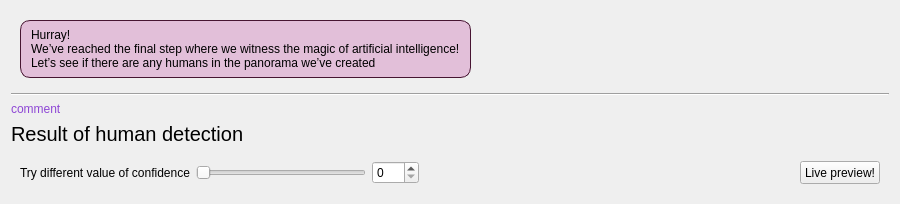
         <widget class="QWidget" name="human">
          <layout class="QVBoxLayout" name="verticalLayout_12">
           <item>
            <widget class="QWidget" name="part1_3" native="true">
             <property name="maximumSize">
              <size>
               <width>16777215</width>
               <height>150</height>
              </size>
             </property>
             <layout class="QHBoxLayout" name="horizontalLayout_12">
              <item>
               <widget class="QLabel" name="titlepage3">
                <property name="styleSheet">
                 <string notr="true">QLabel{
background-color: #E2BFD9;
border: 1px solid #471532;
border-radius:10px;
padding: 7px;
}</string>
                </property>
                <property name="text">
                 <string>Hurray!
We’ve reached the final step where we witness the magic of artificial intelligence! 
Let’s see if there are any humans in the panorama we’ve created</string>
                </property>
               </widget>
              </item>
              <item>
               <spacer name="horizontalSpacer_12">
                <property name="orientation">
                 <enum>Qt::Horizontal</enum>
                </property>
                <property name="sizeHint" stdset="0">
                 <size>
                  <width>40</width>
                  <height>20</height>
                 </size>
                </property>
               </spacer>
              </item>
              <item>
               <widget class="QLabel" name="hifive">
                <property name="maximumSize">
                 <size>
                  <width>222</width>
                  <height>170</height>
                 </size>
                </property>
                <property name="text">
                 <string/>
                </property>
                <property name="pixmap">
                 <pixmap resource="../../Project/assets/resources.qrc">:/images/hifive-01-01.png</pixmap>
                </property>
                <property name="scaledContents">
                 <bool>true</bool>
                </property>
               </widget>
              </item>
              <item>
               <spacer name="horizontalSpacer_3">
                <property name="orientation">
                 <enum>Qt::Horizontal</enum>
                </property>
                <property name="sizeHint" stdset="0">
                 <size>
                  <width>40</width>
                  <height>20</height>
                 </size>
                </property>
               </spacer>
              </item>
             </layout>
            </widget>
           </item>
           <item>
            <widget class="Line" name="line_5">
             <property name="orientation">
              <enum>Qt::Horizontal</enum>
             </property>
            </widget>
           </item>
           <item>
            <layout class="QVBoxLayout" name="verticalLayout_15">
             <item>
              <widget class="QLabel" name="human_comment">
               <property name="maximumSize">
                <size>
                 <width>16777215</width>
                 <height>50</height>
                </size>
               </property>
               <property name="styleSheet">
                <string notr="true">color:rgb(142, 71, 213);
text-align: center;</string>
               </property>
               <property name="text">
                <string>comment</string>
               </property>
              </widget>
             </item>
             <item>
              <widget class="QLabel" name="human_detec_result">
               <property name="styleSheet">
                <string notr="true">text-align: center;
 font-size: 20px; </string>
               </property>
               <property name="text">
                <string>Result of human detection</string>
               </property>
              </widget>
             </item>
             <item>
              <widget class="QWidget" name="part_3_human" native="true">
               <property name="maximumSize">
                <size>
                 <width>16777215</width>
                 <height>90</height>
                </size>
               </property>
               <layout class="QHBoxLayout" name="horizontalLayout_3">
                <item>
                 <widget class="QLabel" name="label_19">
                  <property name="text">
                   <string>Try different value of confidence</string>
                  </property>
                 </widget>
                </item>
                <item>
                 <widget class="QSlider" name="conf_slider">
                  <property name="minimumSize">
                   <size>
                    <width>170</width>
                    <height>0</height>
                   </size>
                  </property>
                  <property name="cursor">
                   <cursorShape>ClosedHandCursor</cursorShape>
                  </property>
                  <property name="minimum">
                   <number>0</number>
                  </property>
                  <property name="maximum">
                   <number>100</number>
                  </property>
                  <property name="singleStep">
                   <number>2</number>
                  </property>
                  <property name="orientation">
                   <enum>Qt::Horizontal</enum>
                  </property>
                 </widget>
                </item>
                <item>
                 <widget class="QSpinBox" name="conf_value">
                  <property name="minimum">
                   <number>0</number>
                  </property>
                  <property name="maximum">
                   <number>100</number>
                  </property>
                  <property name="singleStep">
                   <number>2</number>
                  </property>
                 </widget>
                </item>
                <item>
                 <spacer name="horizontalSpacer_17">
                  <property name="orientation">
                   <enum>Qt::Horizontal</enum>
                  </property>
                  <property name="sizeHint" stdset="0">
                   <size>
                    <width>375</width>
                    <height>20</height>
                   </size>
                  </property>
                 </spacer>
                </item>
                <item>
                 <widget class="QPushButton" name="live_human_dtect">
                  <property name="maximumSize">
                   <size>
                    <width>16777215</width>
                    <height>50</height>
                   </size>
                  </property>
                  <property name="cursor">
                   <cursorShape>PointingHandCursor</cursorShape>
                  </property>
                  <property name="text">
                   <string>Live preview!</string>
                  </property>
                 </widget>
                </item>
               </layout>
              </widget>
             </item>
            </layout>
           </item>
          </layout>
         </widget>
